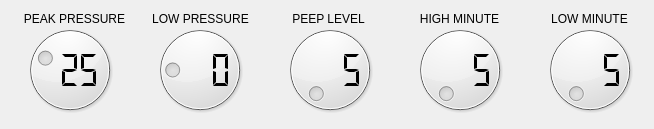
            <widget class="QWidget" name="page_2">
             <widget class="QDial" name="peakdial">
              <property name="geometry">
               <rect>
                <x>20</x>
                <y>20</y>
                <width>100</width>
                <height>100</height>
               </rect>
              </property>
              <property name="minimumSize">
               <size>
                <width>100</width>
                <height>100</height>
               </size>
              </property>
              <property name="minimum">
               <number>15</number>
              </property>
              <property name="maximum">
               <number>50</number>
              </property>
              <property name="value">
               <number>25</number>
              </property>
             </widget>
             <widget class="QLCDNumber" name="peaklcd">
              <property name="geometry">
               <rect>
                <x>40</x>
                <y>50</y>
                <width>61</width>
                <height>40</height>
               </rect>
              </property>
              <property name="minimumSize">
               <size>
                <width>0</width>
                <height>40</height>
               </size>
              </property>
              <property name="styleSheet">
               <string notr="true">color:black</string>
              </property>
              <property name="frameShape">
               <enum>QFrame::NoFrame</enum>
              </property>
              <property name="digitCount">
               <number>3</number>
              </property>
              <property name="segmentStyle">
               <enum>QLCDNumber::Flat</enum>
              </property>
              <property name="value" stdset="0">
               <double>25.000000000000000</double>
              </property>
             </widget>
             <widget class="QLabel" name="label_9">
              <property name="geometry">
               <rect>
                <x>14</x>
                <y>8</y>
                <width>121</width>
                <height>21</height>
               </rect>
              </property>
              <property name="text">
               <string>PEAK PRESSURE</string>
              </property>
              <property name="alignment">
               <set>Qt::AlignCenter</set>
              </property>
             </widget>
             <widget class="QDial" name="peepdial">
              <property name="geometry">
               <rect>
                <x>280</x>
                <y>20</y>
                <width>100</width>
                <height>100</height>
               </rect>
              </property>
              <property name="minimumSize">
               <size>
                <width>100</width>
                <height>100</height>
               </size>
              </property>
              <property name="minimum">
               <number>0</number>
              </property>
              <property name="maximum">
               <number>25</number>
              </property>
             </widget>
             <widget class="QLabel" name="label_8">
              <property name="geometry">
               <rect>
                <x>278</x>
                <y>8</y>
                <width>101</width>
                <height>21</height>
               </rect>
              </property>
              <property name="layoutDirection">
               <enum>Qt::LeftToRight</enum>
              </property>
              <property name="frameShape">
               <enum>QFrame::NoFrame</enum>
              </property>
              <property name="frameShadow">
               <enum>QFrame::Plain</enum>
              </property>
              <property name="lineWidth">
               <number>8</number>
              </property>
              <property name="midLineWidth">
               <number>8</number>
              </property>
              <property name="text">
               <string>PEEP LEVEL</string>
              </property>
              <property name="textFormat">
               <enum>Qt::AutoText</enum>
              </property>
              <property name="scaledContents">
               <bool>false</bool>
              </property>
              <property name="alignment">
               <set>Qt::AlignCenter</set>
              </property>
             </widget>
             <widget class="QLCDNumber" name="peeplcd">
              <property name="geometry">
               <rect>
                <x>300</x>
                <y>50</y>
                <width>66</width>
                <height>40</height>
               </rect>
              </property>
              <property name="minimumSize">
               <size>
                <width>0</width>
                <height>40</height>
               </size>
              </property>
              <property name="font">
               <font>
                <pointsize>12</pointsize>
                <weight>50</weight>
                <bold>false</bold>
               </font>
              </property>
              <property name="styleSheet">
               <string notr="true">color:black</string>
              </property>
              <property name="frameShape">
               <enum>QFrame::NoFrame</enum>
              </property>
              <property name="frameShadow">
               <enum>QFrame::Plain</enum>
              </property>
              <property name="digitCount">
               <number>3</number>
              </property>
              <property name="segmentStyle">
               <enum>QLCDNumber::Flat</enum>
              </property>
              <property name="value" stdset="0">
               <double>5.000000000000000</double>
              </property>
             </widget>
             <widget class="QDial" name="lowpdial">
              <property name="geometry">
               <rect>
                <x>150</x>
                <y>20</y>
                <width>100</width>
                <height>100</height>
               </rect>
              </property>
              <property name="maximum">
               <number>25</number>
              </property>
              <property name="value">
               <number>5</number>
              </property>
             </widget>
             <widget class="QLCDNumber" name="lowplcd">
              <property name="geometry">
               <rect>
                <x>170</x>
                <y>50</y>
                <width>64</width>
                <height>40</height>
               </rect>
              </property>
              <property name="styleSheet">
               <string notr="true">color:black</string>
              </property>
              <property name="frameShape">
               <enum>QFrame::NoFrame</enum>
              </property>
              <property name="digitCount">
               <number>3</number>
              </property>
              <property name="segmentStyle">
               <enum>QLCDNumber::Flat</enum>
              </property>
             </widget>
             <widget class="QLabel" name="label_10">
              <property name="geometry">
               <rect>
                <x>140</x>
                <y>8</y>
                <width>121</width>
                <height>21</height>
               </rect>
              </property>
              <property name="layoutDirection">
               <enum>Qt::LeftToRight</enum>
              </property>
              <property name="frameShape">
               <enum>QFrame::NoFrame</enum>
              </property>
              <property name="frameShadow">
               <enum>QFrame::Plain</enum>
              </property>
              <property name="lineWidth">
               <number>8</number>
              </property>
              <property name="midLineWidth">
               <number>8</number>
              </property>
              <property name="text">
               <string>LOW PRESSURE</string>
              </property>
              <property name="textFormat">
               <enum>Qt::AutoText</enum>
              </property>
              <property name="scaledContents">
               <bool>false</bool>
              </property>
              <property name="alignment">
               <set>Qt::AlignCenter</set>
              </property>
             </widget>
             <widget class="QLabel" name="label_11">
              <property name="geometry">
               <rect>
                <x>404</x>
                <y>8</y>
                <width>111</width>
                <height>21</height>
               </rect>
              </property>
              <property name="layoutDirection">
               <enum>Qt::LeftToRight</enum>
              </property>
              <property name="frameShape">
               <enum>QFrame::NoFrame</enum>
              </property>
              <property name="frameShadow">
               <enum>QFrame::Plain</enum>
              </property>
              <property name="lineWidth">
               <number>8</number>
              </property>
              <property name="midLineWidth">
               <number>8</number>
              </property>
              <property name="text">
               <string>HIGH MINUTE</string>
              </property>
              <property name="textFormat">
               <enum>Qt::AutoText</enum>
              </property>
              <property name="scaledContents">
               <bool>false</bool>
              </property>
              <property name="alignment">
               <set>Qt::AlignCenter</set>
              </property>
             </widget>
             <widget class="QDial" name="himinitdial">
              <property name="geometry">
               <rect>
                <x>410</x>
                <y>20</y>
                <width>100</width>
                <height>100</height>
               </rect>
              </property>
              <property name="minimumSize">
               <size>
                <width>100</width>
                <height>100</height>
               </size>
              </property>
              <property name="minimum">
               <number>5</number>
              </property>
              <property name="maximum">
               <number>30</number>
              </property>
             </widget>
             <widget class="QLCDNumber" name="himinitlcd">
              <property name="geometry">
               <rect>
                <x>430</x>
                <y>50</y>
                <width>66</width>
                <height>40</height>
               </rect>
              </property>
              <property name="minimumSize">
               <size>
                <width>0</width>
                <height>40</height>
               </size>
              </property>
              <property name="font">
               <font>
                <pointsize>12</pointsize>
                <weight>50</weight>
                <bold>false</bold>
               </font>
              </property>
              <property name="styleSheet">
               <string notr="true">color:black</string>
              </property>
              <property name="frameShape">
               <enum>QFrame::NoFrame</enum>
              </property>
              <property name="frameShadow">
               <enum>QFrame::Plain</enum>
              </property>
              <property name="digitCount">
               <number>3</number>
              </property>
              <property name="segmentStyle">
               <enum>QLCDNumber::Flat</enum>
              </property>
              <property name="value" stdset="0">
               <double>5.000000000000000</double>
              </property>
             </widget>
             <widget class="QDial" name="lowminitdial">
              <property name="geometry">
               <rect>
                <x>540</x>
                <y>20</y>
                <width>100</width>
                <height>100</height>
               </rect>
              </property>
              <property name="minimumSize">
               <size>
                <width>100</width>
                <height>100</height>
               </size>
              </property>
              <property name="minimum">
               <number>5</number>
              </property>
              <property name="maximum">
               <number>30</number>
              </property>
             </widget>
             <widget class="QLabel" name="label_12">
              <property name="geometry">
               <rect>
                <x>534</x>
                <y>8</y>
                <width>111</width>
                <height>21</height>
               </rect>
              </property>
              <property name="layoutDirection">
               <enum>Qt::LeftToRight</enum>
              </property>
              <property name="frameShape">
               <enum>QFrame::NoFrame</enum>
              </property>
              <property name="frameShadow">
               <enum>QFrame::Plain</enum>
              </property>
              <property name="lineWidth">
               <number>8</number>
              </property>
              <property name="midLineWidth">
               <number>8</number>
              </property>
              <property name="text">
               <string>LOW MINUTE</string>
              </property>
              <property name="textFormat">
               <enum>Qt::AutoText</enum>
              </property>
              <property name="scaledContents">
               <bool>false</bool>
              </property>
              <property name="alignment">
               <set>Qt::AlignCenter</set>
              </property>
             </widget>
             <widget class="QLCDNumber" name="lowminitlcd">
              <property name="geometry">
               <rect>
                <x>560</x>
                <y>50</y>
                <width>66</width>
                <height>40</height>
               </rect>
              </property>
              <property name="minimumSize">
               <size>
                <width>0</width>
                <height>40</height>
               </size>
              </property>
              <property name="font">
               <font>
                <pointsize>12</pointsize>
                <weight>50</weight>
                <bold>false</bold>
               </font>
              </property>
              <property name="styleSheet">
               <string notr="true">color:black</string>
              </property>
              <property name="frameShape">
               <enum>QFrame::NoFrame</enum>
              </property>
              <property name="frameShadow">
               <enum>QFrame::Plain</enum>
              </property>
              <property name="digitCount">
               <number>3</number>
              </property>
              <property name="segmentStyle">
               <enum>QLCDNumber::Flat</enum>
              </property>
              <property name="value" stdset="0">
               <double>5.000000000000000</double>
              </property>
             </widget>
            </widget>
